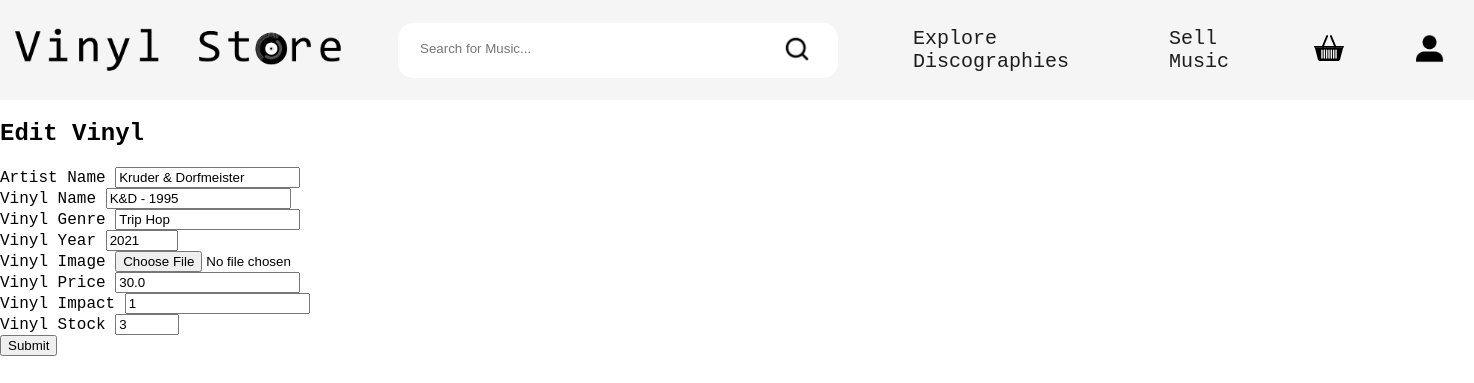
Screenshot of /edit/1 with the database file from the repository.
### DynamicWebsite.py (models this page shows)
class VinylsDb(db.Model):
    __tablename__ = 'VinylsDb'
    vinyl_id = db.Column(db.Integer, primary_key=True)
    vinyl_artist = db.Column(db.String(32))
    vinyl_name = db.Column(db.String(16))
    vinyl_genre = db.Column(db.String(32))
    vinyl_year = db.Column(db.Integer)
    vinyl_image = db.Column(db.String(255))
    vinyl_price = db.Column(db.Float, nullable=True)
    vinyl_impact = db.Column(db.String(32))
    vinyl_stock = db.Column(db.Integer)

### DynamicWebsite.py (the view, shortened to what this page needs)
@app.route('/edit/<int:id>', methods=['GET', 'POST'])
def EditVinyl(id):
    vinyl = VinylsDb.query.get_or_404(id)
    form = VinylForm(obj = vinyl)
    return render_template('edit.html', form = form, vinyl = vinyl)

### DynamicWebsite.py
class VinylForm(FlaskForm):
    vinyl_artist = StringField('Artist Name', validators = [DataRequired(), Length(min = 3, max = 30)])
    vinyl_name = StringField('Vinyl Name', validators = [DataRequired(), Length(min = 3, max = 30)])
    vinyl_genre = StringField('Vinyl Genre', validators = [DataRequired(), Length(min = 3, max = 30)])
    vinyl_year = IntegerField('Vinyl Year', validators = [data_required(), NumberRange(min = 1900, max = 2100)])
    vinyl_image = FileField('Vinyl Image', validators= [FileAllowed(['jpg', 'jpeg', 'png'], 'Images only!')])
    vinyl_price = FloatField('Vinyl Price', validators = [NumberRange(min = 1, max = 2000)])
    vinyl_impact = StringField('Vinyl Impact', validators = [DataRequired(), Length(min = 0, max = 5)])
    vinyl_stock = IntegerField('Vinyl Stock', validators = [data_required(), NumberRange(min = 0, max = 100)])
    submit = SubmitField('Submit')

### templates/edit.html
{% extends "base.html" %}
{% import "bootstrap/wtf.html" as wtf %}
{% block content %}
    <div class="container">
        <h2>Edit Vinyl</h2>
        {{ wtf.quick_form(form) }}
    </div>
{% endblock %}

### static/style.css (style rules this page uses)
.body { padding: 0px; margin: 0px; font-family: Consolas, monospace; }

### rows the page displays
VinylsDb: vinyl_artist "Kruder & Dorfmeister", vinyl_name "K&D - 1995", vinyl_genre "Trip Hop", vinyl_year "2021", vinyl_price "30.0", vinyl_impact "1", vinyl_stock "3"
